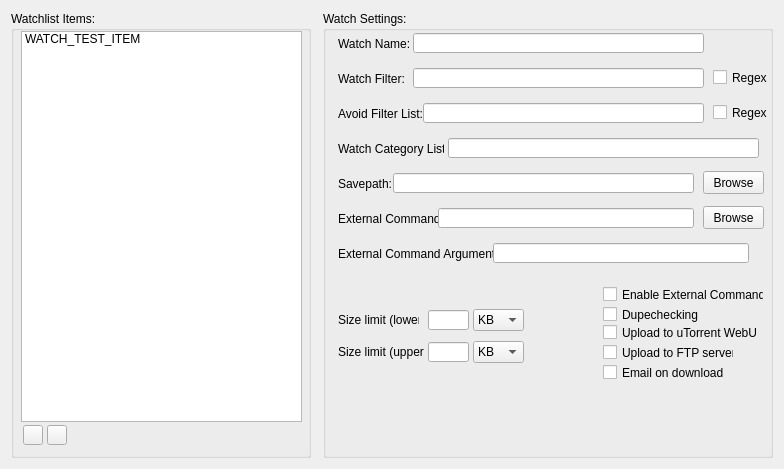
    <widget class="QWidget" name="watchlistTab">
     <attribute name="title">
      <string>Watch List</string>
     </attribute>
     <layout class="QHBoxLayout" name="horizontalLayout">
      <item>
       <widget class="QGroupBox" name="watchlistGroup">
        <property name="sizePolicy">
         <sizepolicy hsizetype="Fixed" vsizetype="Fixed">
          <horstretch>0</horstretch>
          <verstretch>0</verstretch>
         </sizepolicy>
        </property>
        <property name="minimumSize">
         <size>
          <width>300</width>
          <height>447</height>
         </size>
        </property>
        <property name="maximumSize">
         <size>
          <width>300</width>
          <height>447</height>
         </size>
        </property>
        <property name="title">
         <string>Watchlist Items:</string>
        </property>
        <widget class="QPushButton" name="WLGaddEntryButton">
         <property name="geometry">
          <rect>
           <x>12</x>
           <y>414</y>
           <width>20</width>
           <height>20</height>
          </rect>
         </property>
         <property name="font">
          <font>
           <family>Arial</family>
           <pointsize>16</pointsize>
           <weight>50</weight>
           <bold>false</bold>
           <kerning>true</kerning>
          </font>
         </property>
         <property name="mouseTracking">
          <bool>false</bool>
         </property>
         <property name="text">
          <string/>
         </property>
         <property name="icon">
          <iconset resource="icon_resources.qrc">
           <normaloff>:/guiIcons/icons/plus-icon.png</normaloff>:/guiIcons/icons/plus-icon.png</iconset>
         </property>
        </widget>
        <widget class="QPushButton" name="WLGremoveEntryButton">
         <property name="geometry">
          <rect>
           <x>36</x>
           <y>414</y>
           <width>20</width>
           <height>20</height>
          </rect>
         </property>
         <property name="font">
          <font>
           <pointsize>16</pointsize>
           <weight>75</weight>
           <bold>true</bold>
          </font>
         </property>
         <property name="text">
          <string/>
         </property>
         <property name="icon">
          <iconset resource="icon_resources.qrc">
           <normaloff>:/guiIcons/icons/delete-icon.png</normaloff>:/guiIcons/icons/delete-icon.png</iconset>
         </property>
        </widget>
        <widget class="QListWidget" name="WLGwatchlistItemsList">
         <property name="geometry">
          <rect>
           <x>10</x>
           <y>20</y>
           <width>281</width>
           <height>391</height>
          </rect>
         </property>
         <item>
          <property name="text">
           <string>WATCH_TEST_ITEM</string>
          </property>
         </item>
        </widget>
       </widget>
      </item>
      <item>
       <spacer name="items_settings_spacer">
        <property name="orientation">
         <enum>Qt::Horizontal</enum>
        </property>
        <property name="sizeType">
         <enum>QSizePolicy::Fixed</enum>
        </property>
        <property name="sizeHint" stdset="0">
         <size>
          <width>6</width>
          <height>20</height>
         </size>
        </property>
       </spacer>
      </item>
      <item>
       <widget class="QGroupBox" name="watchlistSettingsGroup">
        <property name="sizePolicy">
         <sizepolicy hsizetype="Fixed" vsizetype="Fixed">
          <horstretch>0</horstretch>
          <verstretch>0</verstretch>
         </sizepolicy>
        </property>
        <property name="minimumSize">
         <size>
          <width>450</width>
          <height>447</height>
         </size>
        </property>
        <property name="maximumSize">
         <size>
          <width>450</width>
          <height>447</height>
         </size>
        </property>
        <property name="title">
         <string>Watch Settings:</string>
        </property>
        <widget class="QLineEdit" name="WLSGwatchNameTextbox">
         <property name="geometry">
          <rect>
           <x>90</x>
           <y>22</y>
           <width>291</width>
           <height>20</height>
          </rect>
         </property>
        </widget>
        <widget class="QLabel" name="WLSGwatchNameLabel">
         <property name="geometry">
          <rect>
           <x>15</x>
           <y>25</y>
           <width>71</width>
           <height>16</height>
          </rect>
         </property>
         <property name="text">
          <string>Watch Name: </string>
         </property>
         <property name="buddy">
          <cstring>WLSGwatchNameTextbox</cstring>
         </property>
        </widget>
        <widget class="QLabel" name="WLSGwatchFilterLabel">
         <property name="geometry">
          <rect>
           <x>15</x>
           <y>60</y>
           <width>66</width>
           <height>16</height>
          </rect>
         </property>
         <property name="text">
          <string>Watch Filter:</string>
         </property>
         <property name="buddy">
          <cstring>WLSGwatchFilterTextbox</cstring>
         </property>
        </widget>
        <widget class="QLineEdit" name="WLSGwatchFilterTextbox">
         <property name="geometry">
          <rect>
           <x>90</x>
           <y>57</y>
           <width>291</width>
           <height>20</height>
          </rect>
         </property>
        </widget>
        <widget class="QCheckBox" name="WLSGwatchFilterRegexCheck">
         <property name="geometry">
          <rect>
           <x>390</x>
           <y>58</y>
           <width>61</width>
           <height>17</height>
          </rect>
         </property>
         <property name="text">
          <string>Regex</string>
         </property>
        </widget>
        <widget class="QLabel" name="WLSGavoidFilterListLabel">
         <property name="geometry">
          <rect>
           <x>15</x>
           <y>95</y>
           <width>86</width>
           <height>16</height>
          </rect>
         </property>
         <property name="text">
          <string>Avoid Filter List: </string>
         </property>
         <property name="buddy">
          <cstring>WLSGavoidFilterListTextbox</cstring>
         </property>
        </widget>
        <widget class="QLineEdit" name="WLSGavoidFilterListTextbox">
         <property name="geometry">
          <rect>
           <x>100</x>
           <y>92</y>
           <width>281</width>
           <height>20</height>
          </rect>
         </property>
        </widget>
        <widget class="QCheckBox" name="WLSGavoidFilterListRegexCheck">
         <property name="geometry">
          <rect>
           <x>390</x>
           <y>93</y>
           <width>61</width>
           <height>17</height>
          </rect>
         </property>
         <property name="text">
          <string>Regex</string>
         </property>
        </widget>
        <widget class="QLabel" name="WLSGwatchCatListLabel">
         <property name="geometry">
          <rect>
           <x>15</x>
           <y>130</y>
           <width>106</width>
           <height>16</height>
          </rect>
         </property>
         <property name="text">
          <string>Watch Category List: </string>
         </property>
         <property name="buddy">
          <cstring>WLSGwatchCatListTextbox</cstring>
         </property>
        </widget>
        <widget class="QLineEdit" name="WLSGwatchCatListTextbox">
         <property name="geometry">
          <rect>
           <x>125</x>
           <y>127</y>
           <width>311</width>
           <height>20</height>
          </rect>
         </property>
        </widget>
        <widget class="QLabel" name="WLSGsavepathLabel">
         <property name="geometry">
          <rect>
           <x>15</x>
           <y>165</y>
           <width>56</width>
           <height>16</height>
          </rect>
         </property>
         <property name="text">
          <string>Savepath: </string>
         </property>
         <property name="buddy">
          <cstring>WLSGsavepathTextbox</cstring>
         </property>
        </widget>
        <widget class="QLineEdit" name="WLSGsavepathTextbox">
         <property name="geometry">
          <rect>
           <x>70</x>
           <y>162</y>
           <width>301</width>
           <height>20</height>
          </rect>
         </property>
        </widget>
        <widget class="QPushButton" name="WLSGsavepathBrowseButton">
         <property name="geometry">
          <rect>
           <x>380</x>
           <y>160</y>
           <width>61</width>
           <height>23</height>
          </rect>
         </property>
         <property name="text">
          <string>Browse</string>
         </property>
        </widget>
        <widget class="QLabel" name="WLSGexternalCommandLabel">
         <property name="geometry">
          <rect>
           <x>15</x>
           <y>200</y>
           <width>101</width>
           <height>16</height>
          </rect>
         </property>
         <property name="text">
          <string>External Command:</string>
         </property>
         <property name="buddy">
          <cstring>WLSGexternalCommandTextbox</cstring>
         </property>
        </widget>
        <widget class="QLineEdit" name="WLSGexternalCommandTextbox">
         <property name="geometry">
          <rect>
           <x>115</x>
           <y>197</y>
           <width>256</width>
           <height>20</height>
          </rect>
         </property>
         <property name="readOnly">
          <bool>true</bool>
         </property>
        </widget>
        <widget class="QPushButton" name="WLSGexternalCommandBrowseButton">
         <property name="geometry">
          <rect>
           <x>380</x>
           <y>195</y>
           <width>61</width>
           <height>23</height>
          </rect>
         </property>
         <property name="text">
          <string>Browse</string>
         </property>
        </widget>
        <widget class="QLabel" name="WLSGexternalCommandArgsLabel">
         <property name="geometry">
          <rect>
           <x>15</x>
           <y>235</y>
           <width>156</width>
           <height>16</height>
          </rect>
         </property>
         <property name="text">
          <string>External Command Arguments: </string>
         </property>
         <property name="buddy">
          <cstring>WLSGexternalCommandArgsTextbox</cstring>
         </property>
        </widget>
        <widget class="QLineEdit" name="WLSGexternalCommandArgsTextbox">
         <property name="geometry">
          <rect>
           <x>170</x>
           <y>232</y>
           <width>256</width>
           <height>20</height>
          </rect>
         </property>
        </widget>
        <widget class="QLabel" name="WLSGsizeLimitLowerLabel">
         <property name="geometry">
          <rect>
           <x>15</x>
           <y>301</y>
           <width>81</width>
           <height>16</height>
          </rect>
         </property>
         <property name="text">
          <string>Size limit (lower):</string>
         </property>
         <property name="buddy">
          <cstring>WLSGsizeLimitLowerTextbox</cstring>
         </property>
        </widget>
        <widget class="QLabel" name="WLSGsizeLimitUpperLabel">
         <property name="geometry">
          <rect>
           <x>15</x>
           <y>333</y>
           <width>86</width>
           <height>16</height>
          </rect>
         </property>
         <property name="text">
          <string>Size limit (upper):</string>
         </property>
         <property name="buddy">
          <cstring>WLSGsizeLimitUpperTextbox</cstring>
         </property>
        </widget>
        <widget class="QLineEdit" name="WLSGsizeLimitLowerTextbox">
         <property name="geometry">
          <rect>
           <x>105</x>
           <y>299</y>
           <width>41</width>
           <height>20</height>
          </rect>
         </property>
        </widget>
        <widget class="QLineEdit" name="WLSGsizeLimitUpperTextbox">
         <property name="geometry">
          <rect>
           <x>105</x>
           <y>331</y>
           <width>41</width>
           <height>20</height>
          </rect>
         </property>
        </widget>
        <widget class="QComboBox" name="WLSGsizeLimitLowerSuffixSelector">
         <property name="geometry">
          <rect>
           <x>150</x>
           <y>298</y>
           <width>51</width>
           <height>22</height>
          </rect>
         </property>
         <item>
          <property name="text">
           <string>KB</string>
          </property>
         </item>
         <item>
          <property name="text">
           <string>MB</string>
          </property>
         </item>
         <item>
          <property name="text">
           <string>GB</string>
          </property>
         </item>
        </widget>
        <widget class="QComboBox" name="WLSGsizeLimitUpperSuffixSelector">
         <property name="geometry">
          <rect>
           <x>150</x>
           <y>330</y>
           <width>51</width>
           <height>22</height>
          </rect>
         </property>
         <item>
          <property name="text">
           <string>KB</string>
          </property>
         </item>
         <item>
          <property name="text">
           <string>MB</string>
          </property>
         </item>
         <item>
          <property name="text">
           <string>GB</string>
          </property>
         </item>
        </widget>
        <widget class="QCheckBox" name="WLSGutWebUiCheckox">
         <property name="geometry">
          <rect>
           <x>280</x>
           <y>313</y>
           <width>156</width>
           <height>17</height>
          </rect>
         </property>
         <property name="text">
          <string>Upload to uTorrent WebUI</string>
         </property>
        </widget>
        <widget class="QCheckBox" name="WLSGftpUploadCheckbox">
         <property name="geometry">
          <rect>
           <x>280</x>
           <y>333</y>
           <width>131</width>
           <height>17</height>
          </rect>
         </property>
         <property name="text">
          <string>Upload to FTP server</string>
         </property>
        </widget>
        <widget class="QCheckBox" name="WLSGenableExternalCmdCheckbox">
         <property name="geometry">
          <rect>
           <x>280</x>
           <y>275</y>
           <width>161</width>
           <height>17</height>
          </rect>
         </property>
         <property name="text">
          <string>Enable External Command</string>
         </property>
        </widget>
        <widget class="QCheckBox" name="WLSGemailCheckbox">
         <property name="geometry">
          <rect>
           <x>280</x>
           <y>353</y>
           <width>126</width>
           <height>17</height>
          </rect>
         </property>
         <property name="text">
          <string>Email on download</string>
         </property>
        </widget>
        <widget class="QCheckBox" name="WLSGdupecheckingCheckbox">
         <property name="geometry">
          <rect>
           <x>280</x>
           <y>295</y>
           <width>101</width>
           <height>17</height>
          </rect>
         </property>
         <property name="text">
          <string>Dupechecking</string>
         </property>
        </widget>
       </widget>
      </item>
     </layout>
    </widget>
